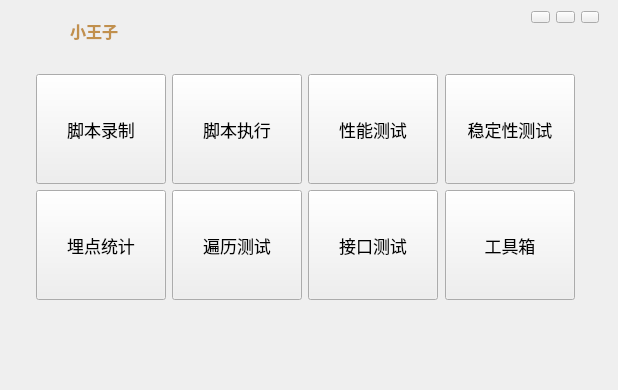
<?xml version="1.0" encoding="UTF-8"?>
<ui version="4.0">
 <class>Princekin</class>
 <widget class="QMainWindow" name="Princekin">
  <property name="geometry">
   <rect>
    <x>0</x>
    <y>0</y>
    <width>618</width>
    <height>390</height>
   </rect>
  </property>
  <property name="sizePolicy">
   <sizepolicy hsizetype="Expanding" vsizetype="Expanding">
    <horstretch>0</horstretch>
    <verstretch>0</verstretch>
   </sizepolicy>
  </property>
  <property name="minimumSize">
   <size>
    <width>618</width>
    <height>390</height>
   </size>
  </property>
  <property name="maximumSize">
   <size>
    <width>618</width>
    <height>390</height>
   </size>
  </property>
  <property name="mouseTracking">
   <bool>false</bool>
  </property>
  <property name="windowIcon">
   <iconset resource="qrc/princekin.qrc">
    <normaloff>:/crown.ico</normaloff>:/crown.ico</iconset>
  </property>
  <property name="styleSheet">
   <string notr="true"/>
  </property>
  <widget class="QWidget" name="centralWidget">
   <property name="mouseTracking">
    <bool>false</bool>
   </property>
   <property name="styleSheet">
    <string notr="true"/>
   </property>
   <widget class="QWidget" name="widget" native="true">
    <property name="geometry">
     <rect>
      <x>-10</x>
      <y>50</y>
      <width>636</width>
      <height>371</height>
     </rect>
    </property>
    <property name="styleSheet">
     <string notr="true">border-image: url(:/background.png);</string>
    </property>
    <widget class="QPushButton" name="pushButton">
     <property name="geometry">
      <rect>
       <x>46</x>
       <y>24</y>
       <width>130</width>
       <height>110</height>
      </rect>
     </property>
     <property name="sizePolicy">
      <sizepolicy hsizetype="Fixed" vsizetype="Fixed">
       <horstretch>0</horstretch>
       <verstretch>0</verstretch>
      </sizepolicy>
     </property>
     <property name="minimumSize">
      <size>
       <width>130</width>
       <height>110</height>
      </size>
     </property>
     <property name="font">
      <font>
       <family>新宋体</family>
       <pointsize>13</pointsize>
       <weight>50</weight>
       <bold>false</bold>
      </font>
     </property>
     <property name="mouseTracking">
      <bool>true</bool>
     </property>
     <property name="styleSheet">
      <string notr="true">border-image: url(:/button20.png);</string>
     </property>
     <property name="text">
      <string>脚本录制</string>
     </property>
    </widget>
    <widget class="QPushButton" name="pushButton_2">
     <property name="geometry">
      <rect>
       <x>182</x>
       <y>24</y>
       <width>130</width>
       <height>110</height>
      </rect>
     </property>
     <property name="minimumSize">
      <size>
       <width>130</width>
       <height>110</height>
      </size>
     </property>
     <property name="font">
      <font>
       <family>新宋体</family>
       <pointsize>13</pointsize>
       <weight>50</weight>
       <bold>false</bold>
      </font>
     </property>
     <property name="mouseTracking">
      <bool>true</bool>
     </property>
     <property name="styleSheet">
      <string notr="true">border-image: url(:/button-yellow.png);</string>
     </property>
     <property name="text">
      <string>脚本执行</string>
     </property>
    </widget>
    <widget class="QPushButton" name="pushButton_4">
     <property name="geometry">
      <rect>
       <x>318</x>
       <y>24</y>
       <width>130</width>
       <height>110</height>
      </rect>
     </property>
     <property name="minimumSize">
      <size>
       <width>130</width>
       <height>110</height>
      </size>
     </property>
     <property name="font">
      <font>
       <family>新宋体</family>
       <pointsize>13</pointsize>
       <weight>50</weight>
       <bold>false</bold>
      </font>
     </property>
     <property name="mouseTracking">
      <bool>true</bool>
     </property>
     <property name="styleSheet">
      <string notr="true">border-image: url(:/button20.png);</string>
     </property>
     <property name="text">
      <string>性能测试</string>
     </property>
    </widget>
    <widget class="QPushButton" name="pushButton_5">
     <property name="geometry">
      <rect>
       <x>455</x>
       <y>24</y>
       <width>130</width>
       <height>110</height>
      </rect>
     </property>
     <property name="minimumSize">
      <size>
       <width>130</width>
       <height>110</height>
      </size>
     </property>
     <property name="font">
      <font>
       <family>新宋体</family>
       <pointsize>13</pointsize>
       <weight>50</weight>
       <bold>false</bold>
      </font>
     </property>
     <property name="mouseTracking">
      <bool>true</bool>
     </property>
     <property name="styleSheet">
      <string notr="true">border-image: url(:/button20.png);</string>
     </property>
     <property name="text">
      <string>稳定性测试</string>
     </property>
    </widget>
    <widget class="QPushButton" name="pushButton_6">
     <property name="geometry">
      <rect>
       <x>46</x>
       <y>140</y>
       <width>130</width>
       <height>110</height>
      </rect>
     </property>
     <property name="minimumSize">
      <size>
       <width>130</width>
       <height>110</height>
      </size>
     </property>
     <property name="font">
      <font>
       <family>新宋体</family>
       <pointsize>13</pointsize>
       <weight>50</weight>
       <bold>false</bold>
      </font>
     </property>
     <property name="mouseTracking">
      <bool>true</bool>
     </property>
     <property name="styleSheet">
      <string notr="true">border-image: url(:/button20.png);</string>
     </property>
     <property name="text">
      <string>埋点统计</string>
     </property>
    </widget>
    <widget class="QPushButton" name="pushButton_7">
     <property name="enabled">
      <bool>true</bool>
     </property>
     <property name="geometry">
      <rect>
       <x>182</x>
       <y>140</y>
       <width>130</width>
       <height>110</height>
      </rect>
     </property>
     <property name="minimumSize">
      <size>
       <width>130</width>
       <height>110</height>
      </size>
     </property>
     <property name="font">
      <font>
       <family>新宋体</family>
       <pointsize>13</pointsize>
       <weight>50</weight>
       <bold>false</bold>
      </font>
     </property>
     <property name="mouseTracking">
      <bool>true</bool>
     </property>
     <property name="styleSheet">
      <string notr="true">border-image: url(:/button20.png);</string>
     </property>
     <property name="text">
      <string>遍历测试</string>
     </property>
    </widget>
    <widget class="QPushButton" name="pushButton_8">
     <property name="enabled">
      <bool>true</bool>
     </property>
     <property name="geometry">
      <rect>
       <x>318</x>
       <y>140</y>
       <width>130</width>
       <height>110</height>
      </rect>
     </property>
     <property name="minimumSize">
      <size>
       <width>130</width>
       <height>110</height>
      </size>
     </property>
     <property name="font">
      <font>
       <family>新宋体</family>
       <pointsize>13</pointsize>
      </font>
     </property>
     <property name="mouseTracking">
      <bool>true</bool>
     </property>
     <property name="styleSheet">
      <string notr="true">border-image: url(:/button20.png);</string>
     </property>
     <property name="text">
      <string>接口测试</string>
     </property>
    </widget>
    <widget class="QPushButton" name="pushButton_9">
     <property name="enabled">
      <bool>true</bool>
     </property>
     <property name="geometry">
      <rect>
       <x>455</x>
       <y>140</y>
       <width>130</width>
       <height>110</height>
      </rect>
     </property>
     <property name="minimumSize">
      <size>
       <width>130</width>
       <height>110</height>
      </size>
     </property>
     <property name="font">
      <font>
       <family>新宋体</family>
       <pointsize>13</pointsize>
      </font>
     </property>
     <property name="mouseTracking">
      <bool>true</bool>
     </property>
     <property name="styleSheet">
      <string notr="true">border-image: url(:/button10.png);</string>
     </property>
     <property name="text">
      <string>工具箱</string>
     </property>
    </widget>
    <widget class="QLabel" name="label_2">
     <property name="geometry">
      <rect>
       <x>410</x>
       <y>280</y>
       <width>171</width>
       <height>31</height>
      </rect>
     </property>
     <property name="styleSheet">
      <string notr="true">border-image: url(:/slogon.png);</string>
     </property>
     <property name="text">
      <string/>
     </property>
    </widget>
   </widget>
   <widget class="QWidget" name="widget_2" native="true">
    <property name="geometry">
     <rect>
      <x>0</x>
      <y>0</y>
      <width>618</width>
      <height>61</height>
     </rect>
    </property>
    <property name="mouseTracking">
     <bool>false</bool>
    </property>
    <property name="styleSheet">
     <string notr="true">border-image: url(:/a.png);</string>
    </property>
    <widget class="ClickedLabel" name="label">
     <property name="geometry">
      <rect>
       <x>40</x>
       <y>20</y>
       <width>24</width>
       <height>24</height>
      </rect>
     </property>
     <property name="styleSheet">
      <string notr="true">border-image: url(:/crown.png);</string>
     </property>
     <property name="text">
      <string/>
     </property>
    </widget>
    <widget class="QWidget" name="widget_3" native="true">
     <property name="geometry">
      <rect>
       <x>520</x>
       <y>0</y>
       <width>90</width>
       <height>34</height>
      </rect>
     </property>
     <layout class="QGridLayout" name="gridLayout">
      <item row="0" column="0">
       <widget class="QPushButton" name="pushButton_11">
        <property name="mouseTracking">
         <bool>true</bool>
        </property>
        <property name="text">
         <string/>
        </property>
        <property name="icon">
         <iconset resource="qrc/princekin.qrc">
          <normaloff>:/setup.png</normaloff>:/setup.png</iconset>
        </property>
       </widget>
      </item>
      <item row="0" column="1">
       <widget class="QPushButton" name="pushButton_10">
        <property name="mouseTracking">
         <bool>true</bool>
        </property>
        <property name="text">
         <string/>
        </property>
        <property name="icon">
         <iconset resource="qrc/princekin.qrc">
          <normaloff>:/narrow-normal.png</normaloff>:/narrow-normal.png</iconset>
        </property>
       </widget>
      </item>
      <item row="0" column="2">
       <widget class="QPushButton" name="pushButton_3">
        <property name="mouseTracking">
         <bool>true</bool>
        </property>
        <property name="styleSheet">
         <string notr="true"/>
        </property>
        <property name="text">
         <string/>
        </property>
        <property name="icon">
         <iconset resource="qrc/princekin.qrc">
          <normaloff>:/close-normal.png</normaloff>:/close-normal.png</iconset>
        </property>
       </widget>
      </item>
     </layout>
    </widget>
    <widget class="ClickedLabel" name="pincekinLabel">
     <property name="geometry">
      <rect>
       <x>70</x>
       <y>20</y>
       <width>61</width>
       <height>21</height>
      </rect>
     </property>
     <property name="font">
      <font>
       <pointsize>12</pointsize>
       <weight>75</weight>
       <bold>true</bold>
      </font>
     </property>
     <property name="styleSheet">
      <string notr="true">color: rgb(193, 144, 77);</string>
     </property>
     <property name="text">
      <string>小王子</string>
     </property>
    </widget>
   </widget>
  </widget>
 </widget>
 <layoutdefault spacing="6" margin="11"/>
 <customwidgets>
  <customwidget>
   <class>ClickedLabel</class>
   <extends>QLabel</extends>
   <header location="global">clickedlabel.h</header>
  </customwidget>
 </customwidgets>
 <resources>
  <include location="qrc/princekin.qrc"/>
 </resources>
 <connections/>
</ui>
